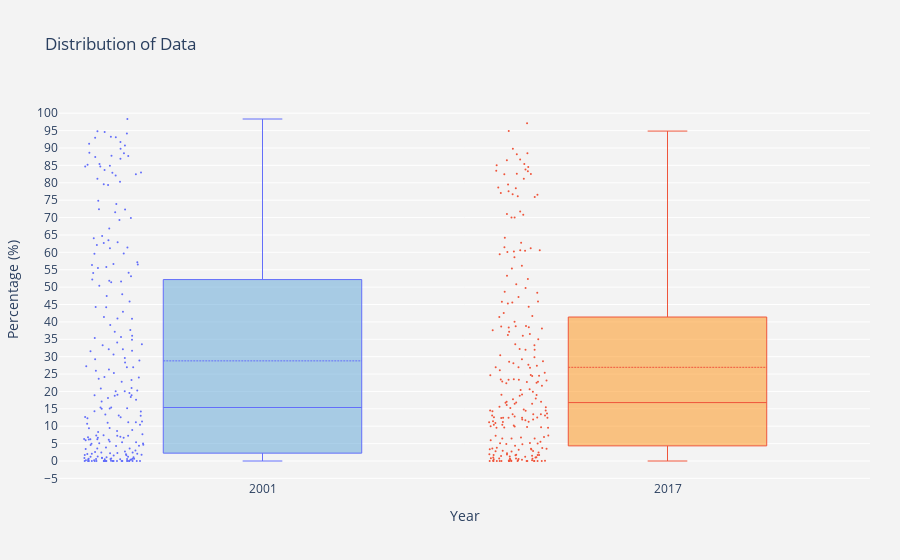

Write notebook code for a chart like this one.
### Code cell
x_data = ['2001','2017']

y0 = data['2001']
y1 = data['2017']


y_data = [y0,y1]

colors = ['rgba(93, 164, 214, 0.5)', 'rgba(255, 144, 14, 0.5)']

traces = []

for xd, yd, color in zip(x_data, y_data, colors):
        traces.append(go.Box(
            y=yd,
            name=xd,
            boxpoints='all',
            whiskerwidth=0.2,
            fillcolor=color,
            marker=dict(
                size=2,
            ),
            boxmean=True,    
            line=dict(width=1),
        ))

layout = go.Layout(
    title='Distribution of Data',
    xaxis=dict(
        title='Year'
    ),
    yaxis=dict(
        title='Percentage (%)',
        autorange=True,
        showgrid=True,
        zeroline=False,
        dtick=5,
        gridcolor='rgb(255, 255, 255)',
        gridwidth=1,
#        zerolinecolor='rgb(255, 255, 255)',
#        zerolinewidth=2,
    ),
    margin=dict(
        l=40,
        r=30,
        b=80,
        t=100,
    ),
    paper_bgcolor='rgb(243, 243, 243)',
    plot_bgcolor='rgb(243, 243, 243)',
    showlegend=False
)

fig = go.Figure(data=traces, layout=layout)
py.iplot(fig)

### Figure 1 — Plotly figure (JSON) as saved in the notebook; plotly's stock layout.template omitted (floating-point values rounded to 4 significant figures; data arrays with more than 128 entries replaced by an {"elided": "..."} marker saying what was removed)
{"data": [{"boxmean": true, "boxpoints": "all", "fillcolor": "rgba(93, 164, 214, 0.5)", "line": {"width": 1}, "marker": {"size": 2}, "name": "2001", "type": "box", "whiskerwidth": 0.2, "y": {"elided": "234 float values"}}, {"boxmean": true, "boxpoints": "all", "fillcolor": "rgba(255, 144, 14, 0.5)", "line": {"width": 1}, "marker": {"size": 2}, "name": "2017", "type": "box", "whiskerwidth": 0.2, "y": {"elided": "234 float values"}}], "layout": {"margin": {"b": 80, "l": 40, "r": 30, "t": 100}, "paper_bgcolor": "rgb(243, 243, 243)", "plot_bgcolor": "rgb(243, 243, 243)", "showlegend": false, "title": {"text": "Distribution of Data"}, "xaxis": {"title": {"text": "Year"}}, "yaxis": {"autorange": true, "dtick": 5, "gridcolor": "rgb(255, 255, 255)", "gridwidth": 1, "showgrid": true, "title": {"text": "Percentage (%)"}, "zeroline": false}}}
